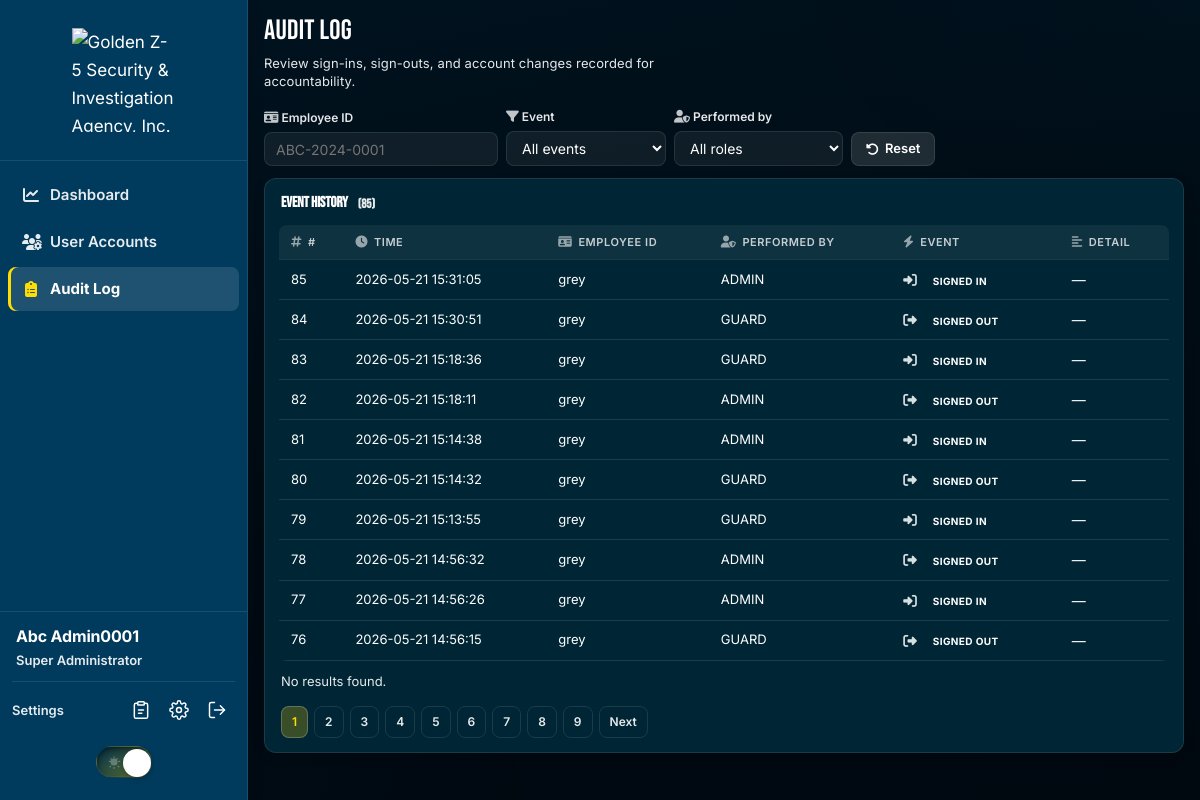
/superadmin/audit-log.php (signed in), run on an earlier commit of the app's database.
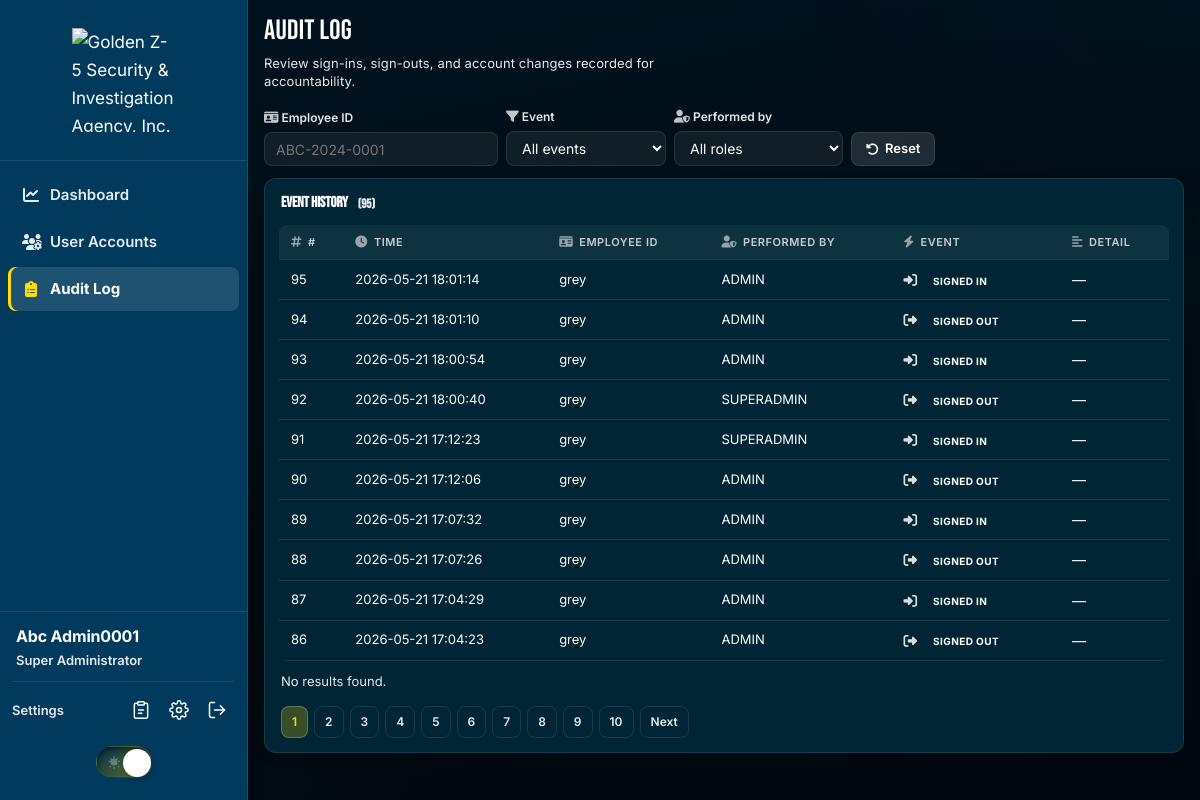
And on a later commit of the database.
### tables this page shows
CREATE TABLE `recording` (
  `id` int(10) UNSIGNED NOT NULL,
  `Company_ID` varchar(13) DEFAULT NULL,
  `actor_company_id` varchar(13) DEFAULT NULL,
  `Designation` varchar(64) DEFAULT NULL,
  `Event` varchar(20) NOT NULL COMMENT 'LOGIN|LOGOUT',
  `event_detail` varchar(255) DEFAULT NULL,
  `Time_Of_Event` datetime NOT NULL
);

### includes/security.php (called while the page is built, shortened)
<?php
function e(?string $value): string
{
    return htmlspecialchars($value ?? '', ENT_QUOTES | ENT_SUBSTITUTE, 'UTF-8');
}

### includes/db.php (called while the page is built, shortened)
<?php
function db_bind(PDOStatement $stmt, string $types, array $params): void
{
    foreach ($params as $index => $value) {
        $type = $types[$index] ?? 's';
        $paramType = match ($type) {
            'i' => PDO::PARAM_INT,
            'b' => PDO::PARAM_LOB,
            default => PDO::PARAM_STR,
        };
        $stmt->bindValue($index + 1, $value, $paramType);
    }
}
function db_query(PDO $conn, string $sql, string $types = '', array $params = []): PDOStatement|false
{
    try {
        $stmt = $conn->prepare($sql);
        db_bind($stmt, $types, $params);
        $stmt->execute();
        return $stmt;
    } catch (PDOException $e) {
        error_log('db_query failed: ' . $e->getMessage());
        return false;
    }
}
function db_fetch_one(PDO $conn, string $sql, string $types = '', array $params = []): ?array
{
    $stmt = db_query($conn, $sql, $types, $params);
    $row = $stmt->fetch(PDO::FETCH_ASSOC);
    return $row === false ? null : $row;
}
function db_column_exists(PDO $conn, string $table, string $column): bool
{
    return db_fetch_one(
        $conn,
        'SELECT 1 FROM information_schema.COLUMNS
         WHERE TABLE_SCHEMA = DATABASE() AND TABLE_NAME = ? AND COLUMN_NAME = ?
         LIMIT 1',
        'ss',
        [$table, $column]
    ) !== null;
}

### includes/superadmin_accountability.php (called while the page is built, shortened)
<?php
function recording_supports_audit_detail(PDO $conn): bool
{
    $cached = db_column_exists($conn, 'recording', 'event_detail');
    return $cached;
}
function superadmin_audit_actor_label(array $entry): string
{
    $designation = (string) ($entry['Designation'] ?? '');
    return $designation !== '' ? $designation : '—';
}
function superadmin_event_label(string $event): string
{
    return match (strtoupper($event)) {
        'ACCOUNT_CREATED' => 'Account created',
        'ACCOUNT_UPDATED' => 'Account updated',
        'ACCOUNT_ENABLED' => 'Account activated',
        'ACCOUNT_DISABLED' => 'Account deactivated',
        'ACCOUNT_PASSWORD_RESET' => 'Access code reset',
        'ACCOUNT_ROLE_CHANGED' => 'Role changed',
        'LOGIN' => 'Signed in',
        'LOGOUT' => 'Signed out',
        default => $event,
    };
}
function superadmin_event_icon(string $event): string
{
    return match (strtoupper($event)) {
        'ACCOUNT_CREATED' => 'fa-user-plus',
        'ACCOUNT_UPDATED' => 'fa-pen-to-square',
        'ACCOUNT_ENABLED' => 'fa-user-check',
        'ACCOUNT_DISABLED' => 'fa-user-slash',
        'ACCOUNT_PASSWORD_RESET' => 'fa-key',
        'ACCOUNT_ROLE_CHANGED' => 'fa-user-shield',
        'LOGIN' => 'fa-right-to-bracket',
        'LOGOUT' => 'fa-right-from-bracket',
        default => 'fa-circle-info',
    };
}

### superadmin/audit-log.php (the view, shortened to what the changed rows need)
<?php
require_once __DIR__ . '/../config/app.php';
require_once __DIR__ . '/../includes/superadmin_accountability.php';
$perPage = 10;
$page = max(1, (int) ($_GET['page'] ?? 1));
$offset = ($page - 1) * $perPage;
$where = [];
$params = [];
$types = '';
$whereSql = $where !== [] ? ' WHERE ' . implode(' AND ', $where) : '';
$total = 0;
$countSql = 'SELECT COUNT(*) AS c FROM recording' . $whereSql;
if ($params === []) {
    $countResult = $conn->query($countSql);
} else {
    $countResult = db_query($conn, $countSql, $types, $params);
}
if ($countResult) {
    $total = (int) $countResult->fetch(PDO::FETCH_ASSOC)['c'];
}
$totalPages = max(1, (int) ceil($total / $perPage));
$auditCols = recording_supports_audit_detail($conn)
    ? 'id, Company_ID, actor_company_id, Designation, Event, event_detail, Time_Of_Event'
    : 'id, Company_ID, Designation, Event, Time_Of_Event';
$listSql = "SELECT {$auditCols} FROM recording"
    . $whereSql
    . ' ORDER BY Time_Of_Event DESC LIMIT ? OFFSET ?';
$listParams = $params;
$listTypes = $types . 'ii';
$listParams[] = $perPage;
$listParams[] = $offset;
$entries = [];
$listResult = db_query($conn, $listSql, $listTypes, $listParams);
if ($listResult) {
    while ($row = $listResult->fetch(PDO::FETCH_ASSOC)) {
        $entries[] = $row;
    }
}
$queryBase = [];
?>
<!DOCTYPE html>
<html lang="en">
<head>
</head>
<body class="light-mode superadmin-portal">
<?php require __DIR__ . '/../includes/superadmin_sidebar.php'; ?>
    <main class="app-main">
        <header class="page-header">
            <h1 class="page-title">Audit log</h1>
        </header>
        <section class="card-panel">
            <h2 class="panel-title">Event history <span class="stat-hint">(<?= e((string) $total) ?>)</span></h2>
            <?php if ($entries === []): ?>
                <p class="empty-state"><i class="fa-solid fa-inbox" aria-hidden="true"></i>No audit events match your filters.</p>
            <?php else: ?>
                <div class="data-table-wrap">
                    <table class="data-table">
                        <thead>
                            <tr>
                                <th><i class="fa-solid fa-hashtag th-icon" aria-hidden="true"></i>#</th>
                                <th><i class="fa-solid fa-clock th-icon" aria-hidden="true"></i>Time</th>
                                <th><i class="fa-solid fa-id-card th-icon" aria-hidden="true"></i>Employee ID</th>
                                <th><i class="fa-solid fa-user-shield th-icon" aria-hidden="true"></i>Performed by</th>
                                <th><i class="fa-solid fa-bolt th-icon" aria-hidden="true"></i>Event</th>
                                <th><i class="fa-solid fa-align-left th-icon" aria-hidden="true"></i>Detail</th>
                            </tr>
                        </thead>
                        <tbody id="auditTableBody">
                            <?php foreach ($entries as $entry): ?>
                                <?php
                                $ev = strtoupper((string) ($entry['Event'] ?? ''));
                                $designation = strtoupper((string) ($entry['Designation'] ?? ''));
                                $actorRole = str_starts_with($designation, 'SUPERADMIN')
                                    ? 'SUPERADMIN'
                                    : (str_starts_with($designation, 'ADMIN')
                                        ? 'ADMIN'
                                        : ((str_contains($designation, 'HEADGUARD') || str_contains($designation, 'GUARD'))
                                            ? 'LEGACY'
                                            : ''));
                                $badgeClass = match ($ev) {
                                    'LOGOUT' => 'badge--logout',
                                    'LOGIN' => 'badge--login',
                                    default => 'badge--admin',
                                };
                                ?>
                                <tr data-company="<?= e(strtoupper((string) ($entry['Company_ID'] ?? ''))) ?>" data-event="<?= e($ev) ?>" data-actor-role="<?= e($actorRole) ?>">
                                    <td class="mono"><?= e((string) ($entry['id'] ?? '')) ?></td>
                                    <td class="mono"><?= e((string) ($entry['Time_Of_Event'] ?? '')) ?></td>
                                    <td class="mono"><?= e((string) ($entry['Company_ID'] ?? '—')) ?></td>
                                    <td class="mono"><?= e(superadmin_audit_actor_label($entry)) ?></td>
                                    <td>
                                        <span class="event-cell">
                                            <i class="fa-solid <?= e(superadmin_event_icon($ev)) ?>" aria-hidden="true"></i>
                                            <span class="badge <?= e($badgeClass) ?>"><?= e(superadmin_event_label($ev)) ?></span>
                                        </span>
                                    </td>
                                    <td><?= e((string) ($entry['event_detail'] ?? '—')) ?></td>
                                </tr>
                            <?php endforeach; ?>
                        </tbody>
                    </table>
                </div>
                <?php if ($totalPages > 1): ?>
                    <nav class="pagination" id="auditPagination" aria-label="Audit log pages">
                        <?php for ($p = 1; $p <= $totalPages; $p++): ?>
                            <?php
                            $pageQuery = array_merge($queryBase, ['page' => $p]);
                            $href = 'audit-log.php?' . http_build_query($pageQuery);
                            ?>
                            <?php if ($p === $page): ?>
                                <span class="current"><?= $p ?></span>
                            <?php else: ?>
                                <a href="<?= e($href) ?>"><?= $p ?></a>
                            <?php endif; ?>
                        <?php endfor; ?>
                        <?php if ($page < $totalPages): ?>
                            <?php
                            $nextQuery = array_merge($queryBase, ['page' => $page + 1]);
                            $nextHref = 'audit-log.php?' . http_build_query($nextQuery);
                            ?>
                            <a href="<?= e($nextHref) ?>" aria-label="Next page">Next</a>
                        <?php endif; ?>
                    </nav>
                <?php endif; ?>
            <?php endif; ?>
        </section>
    </main>
</div>
</body>
</html>

What changed in the data, as far as the page shows it:
no longer on this page (row unchanged): recording: id "85", Time_Of_Event "2026-05-21 15:31:05", Company_ID "grey", Designation "ADMIN", Event "SIGNED IN", event_detail "—"
no longer on this page (row unchanged): recording: id "84", Time_Of_Event "2026-05-21 15:30:51", Company_ID "grey", Designation "GUARD", Event "SIGNED OUT", event_detail "—"
no longer on this page (row unchanged): recording: id "83", Time_Of_Event "2026-05-21 15:18:36", Company_ID "grey", Designation "GUARD", Event "SIGNED IN", event_detail "—"
no longer on this page (row unchanged): recording: id "82", Time_Of_Event "2026-05-21 15:18:11", Company_ID "grey", Designation "ADMIN", Event "SIGNED OUT", event_detail "—"
no longer on this page (row unchanged): recording: id "81", Time_Of_Event "2026-05-21 15:14:38", Company_ID "grey", Designation "ADMIN", Event "SIGNED IN", event_detail "—"
no longer on this page (row unchanged): recording: id "80", Time_Of_Event "2026-05-21 15:14:32", Company_ID "grey", Designation "GUARD", Event "SIGNED OUT", event_detail "—"
no longer on this page (row unchanged): recording: id "79", Time_Of_Event "2026-05-21 15:13:55", Company_ID "grey", Designation "GUARD", Event "SIGNED IN", event_detail "—"
no longer on this page (row unchanged): recording: id "78", Time_Of_Event "2026-05-21 14:56:32", Company_ID "grey", Designation "ADMIN", Event "SIGNED OUT", event_detail "—"
no longer on this page (row unchanged): recording: id "77", Time_Of_Event "2026-05-21 14:56:26", Company_ID "grey", Designation "ADMIN", Event "SIGNED IN", event_detail "—"
no longer on this page (row unchanged): recording: id "76", Time_Of_Event "2026-05-21 14:56:15", Company_ID "grey", Designation "GUARD", Event "SIGNED OUT", event_detail "—"
added recording: id "95", Time_Of_Event "2026-05-21 18:01:14", Company_ID "grey", Designation "ADMIN", Event "SIGNED IN", event_detail "—"
added recording: id "94", Time_Of_Event "2026-05-21 18:01:10", Company_ID "grey", Designation "ADMIN", Event "SIGNED OUT", event_detail "—"
added recording: id "93", Time_Of_Event "2026-05-21 18:00:54", Company_ID "grey", Designation "ADMIN", Event "SIGNED IN", event_detail "—"
added recording: id "92", Time_Of_Event "2026-05-21 18:00:40", Company_ID "grey", Designation "SUPERADMIN", Event "SIGNED OUT", event_detail "—"
added recording: id "91", Time_Of_Event "2026-05-21 17:12:23", Company_ID "grey", Designation "SUPERADMIN", Event "SIGNED IN", event_detail "—"
added recording: id "90", Time_Of_Event "2026-05-21 17:12:06", Company_ID "grey", Designation "ADMIN", Event "SIGNED OUT", event_detail "—"
added recording: id "89", Time_Of_Event "2026-05-21 17:07:32", Company_ID "grey", Designation "ADMIN", Event "SIGNED IN", event_detail "—"
added recording: id "88", Time_Of_Event "2026-05-21 17:07:26", Company_ID "grey", Designation "ADMIN", Event "SIGNED OUT", event_detail "—"
added recording: id "87", Time_Of_Event "2026-05-21 17:04:29", Company_ID "grey", Designation "ADMIN", Event "SIGNED IN", event_detail "—"
added recording: id "86", Time_Of_Event "2026-05-21 17:04:23", Company_ID "grey", Designation "ADMIN", Event "SIGNED OUT", event_detail "—"
Also different on the page:
$total: "85" → "95"
new list line: "10"
